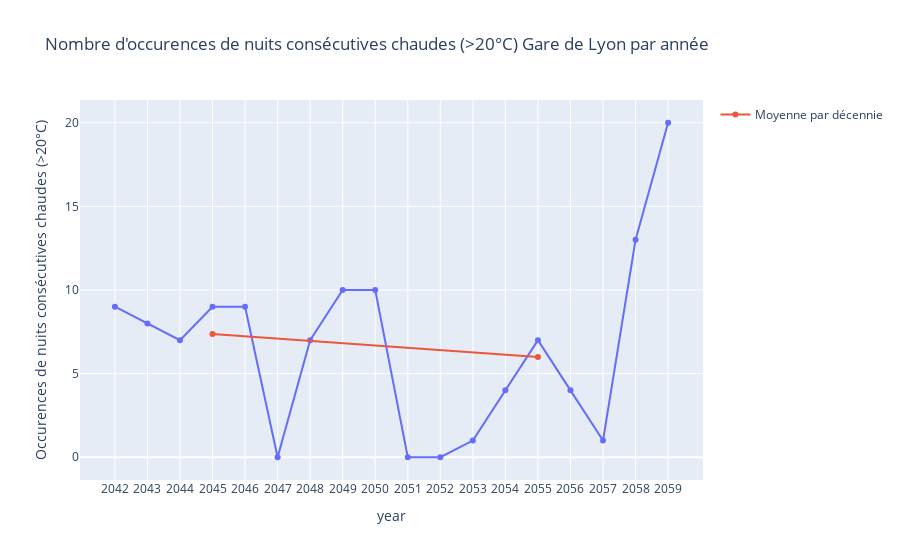

Here is the notebook cell this chart was saved with:
### Code cell
#graph France à +2°C
df_52 = df[df['year'].astype(int).isin(range(2042, 2062))]

df_52_decade = df_52.groupby("decade", as_index=False)["value"].mean()
df_52_decade.rename(columns={"value": "decade_mean"}, inplace=True)

fig = px.line(df_52, x="year", y="value", markers=True,
              labels={"value": "Occurences de nuits consécutives chaudes (>20°C)"},
              title="Nombre d'occurences de nuits consécutives chaudes (>20°C) Gare de Lyon par année")

fig.add_scatter(
    x=df_52_decade["decade"],
    y=df_52_decade["decade_mean"],
    mode="lines+markers",
    name="Moyenne par décennie"
)

fig.show()

### Figure 1 — Plotly figure (JSON) as saved in the notebook; plotly's stock layout.template omitted (floating-point values rounded to 4 significant figures)
{"data": [{"hovertemplate": "year=%{x}<br>Occurences de nuits consécutives chaudes (>20°C)=%{y}<extra></extra>", "legendgroup": "", "line": {"color": "#636efa", "dash": "solid"}, "marker": {"symbol": "circle"}, "mode": "lines+markers", "name": "", "orientation": "v", "showlegend": false, "type": "scatter", "x": ["2042", "2043", "2044", "2045", "2046", "2047", "2048", "2049", "2050", "2051", "2052", "2053", "2054", "2055", "2056", "2057", "2058", "2059"], "xaxis": "x", "y": [9, 8, 7, 9, 9, 0, 7, 10, 10, 0, 0, 1, 4, 7, 4, 1, 13, 20], "yaxis": "y"}, {"mode": "lines+markers", "name": "Moyenne par décennie", "type": "scatter", "x": [2045, 2055], "y": [7.375, 6.0]}], "layout": {"legend": {"tracegroupgap": 0}, "title": {"text": "Nombre d'occurences de nuits consécutives chaudes (>20°C) Gare de Lyon par année"}, "xaxis": {"anchor": "y", "domain": [0, 1], "title": {"text": "year"}}, "yaxis": {"anchor": "x", "domain": [0, 1], "title": {"text": "Occurences de nuits consécutives chaudes (>20°C)"}}}}
